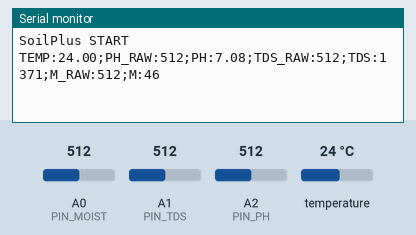
Simulated run of this sketch. Board: Arduino Uno, built with avr-gcc and run on an emulated ATmega328P. Shown: the last lines printed to the serial monitor. The test bench sets the inputs (shaded band); at power-on: temperature 24 °C, A0 (PIN_MOIST) = 512, A1 (PIN_TDS) = 512, A2 (PIN_PH) = 512.

Above: at 1.5 s.
1.6 s: temperature set to 12 °C
3.1 s: A0 (PIN_MOIST) set to 716
At 4.2 s:
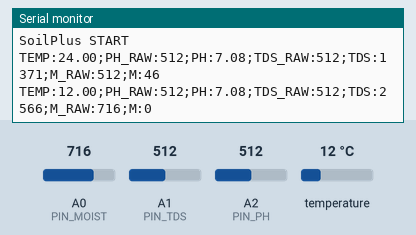
4.6 s: A1 (PIN_TDS) set to 716
6.1 s: A2 (PIN_PH) set to 716
At 7.1 s:
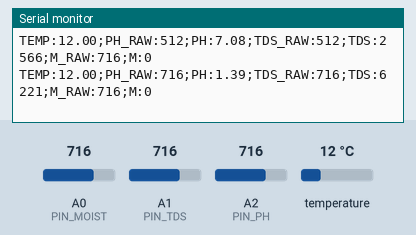
7.6 s: temperature set to 19 °C
9.1 s: A0 (PIN_MOIST) set to 992
At 10.0 s:
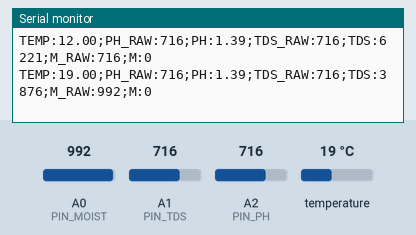
Timing chart, 0 to 11.6 s (numbered marks = the images above; inputs shaded):
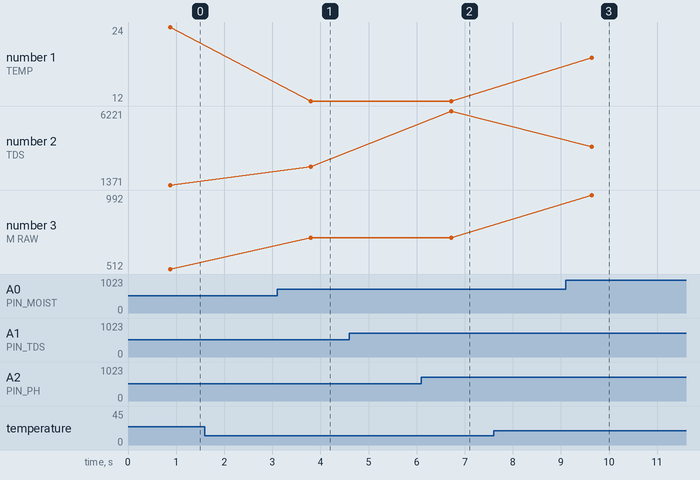

Measured:
- after the input at 3.1 s, the serial monitor: prints a new line after 0.70 s (image 1)
- after the input at 6.1 s, the serial monitor: prints a new line after 0.62 s (image 2)
- after the input at 9.1 s, the serial monitor: prints a new line after 0.54 s (image 3)
- plotted number 3: 512 → 716 after the input at 3.1 s, 716 → 992 after the input at 9.1 s

The sketch:

soilplus_sensor.ino
```cpp
#include <SoftwareSerial.h>
#include <OneWire.h>
#include <DallasTemperature.h>

// ---------- PIN CONFIG ----------
const int PIN_MOIST = A0;   // влажность (аналог)
const int PIN_TDS   = A1;   // TDS модуль (аналог)
const int PIN_PH    = A2;   // pH модуль (аналог)

const int PIN_ONEWIRE = 4;  // DS18B20 DATA -> D4

// Bluetooth: Arduino (D10=RX <- TX модуля), (D11=TX -> RX модуля через делитель/резистор)
SoftwareSerial bt(10, 11); // RX, TX

OneWire oneWire(PIN_ONEWIRE);
DallasTemperature tempSensors(&oneWire);

// ---------- TUNING / CALIBRATION ----------
// Влажность: подстрой под себя (сухо/вода). Сейчас примерные значения.
int MOIST_DRY = 650;   // сырой ADC в сухом воздухе/сухой почве
int MOIST_WET = 350;   // сырой ADC во влажной среде/почти в воде

// TDS: коэффициент калибровки (под свой модуль и питание)
// Если TDS слишком большой/маленький — корректируй TDS_K.
float TDS_K = 1.0;     // множитель калибровки

// pH: без буферов точный pH не получить. Пока выводим RAW и "примерный pH" по грубой линии.
// Чтобы было по-взрослому — позже калибруем по 2 точкам (pH 4 и pH 7).
float PH_SLOPE = -5.7;  // грубая оценка, поменяешь после калибровки
float PH_OFFSET = 21.34;

// ---------- HELPERS ----------
int analogReadStable(int pin, int samples = 10) {
  // 1) "прогрев" АЦП после переключения канала (убирает часть скачков)
  (void)analogRead(pin);
  delay(2);

  long sum = 0;
  for (int i = 0; i < samples; i++) {
    sum += analogRead(pin);
    delay(2);
  }
  return (int)(sum / samples);
}

int clampInt(int v, int lo, int hi) {
  if (v < lo) return lo;
  if (v > hi) return hi;
  return v;
}

int mapMoistPercent(int raw) {
  // Чем меньше raw у ёмкостного датчика — тем влажнее (обычно так)
  int pct = (int)( ( (float)(MOIST_DRY - raw) / (float)(MOIST_DRY - MOIST_WET) ) * 100.0 );
  return clampInt(pct, 0, 100);
}

float adcToVoltage(int raw) {
  // Arduino UNO: 10-bit ADC, опорное обычно 5.0V (по USB может быть 4.6-5.1)
  // Для более точного — измерь реальное 5V мультиметром и подставь вместо 5.0
  return (raw * 5.0) / 1023.0;
}

float calcTdsPpm(int rawTds, float tempC) {
  // Много модулей TDS дают аналог, который зависит от температуры.
  // Ниже — распространённая формула из типовых примеров (не идеальна, но рабочая для прототипа).
  float voltage = adcToVoltage(rawTds);

  // Температурная компенсация (25°C базовая)
  float compensationCoefficient = 1.0 + 0.02 * (tempC - 25.0);
  float compensationVoltage = voltage / compensationCoefficient;

  // Полиномиальная аппроксимация (часто встречается для Gravity TDS)
  float tds = (133.42 * compensationVoltage * compensationVoltage * compensationVoltage
             - 255.86 * compensationVoltage * compensationVoltage
             + 857.39 * compensationVoltage) * 0.5;

  if (tds < 0) tds = 0;
  return tds * TDS_K;
}

float calcPhApprox(int rawPh) {
  // Грубая оценка, если вдруг нужно "pH:" показывать.
  // Без калибровки буферами это будет НЕТОЧНО — но как демо для конкурса пойдёт.
  float v = adcToVoltage(rawPh);
  float ph = PH_SLOPE * v + PH_OFFSET;
  return ph;
}

// ---------- SETUP ----------
void setup() {
  Serial.begin(9600);
  bt.begin(9600);

  tempSensors.begin();

  Serial.println("SoilPlus START");
  bt.println("SoilPlus START");
}

// ---------- LOOP ----------
void loop() {
  // 1) Температура
  tempSensors.requestTemperatures();
  float tC = tempSensors.getTempCByIndex(0);
  // Если датчик не найден, DallasTemperature часто даёт -127
  bool tempOk = (tC > -100 && tC < 125);

  // 2) Аналоговые датчики (с усреднением)
  int rawMoist = analogReadStable(PIN_MOIST, 12);
  int rawTds   = analogReadStable(PIN_TDS,   12);
  int rawPh    = analogReadStable(PIN_PH,    12);

  int moistPct = mapMoistPercent(rawMoist);

  float tdsPpm = calcTdsPpm(rawTds, tempOk ? tC : 25.0);
  float phApprox = calcPhApprox(rawPh);

  // 3) Формируем строку
  // RAW значения оставляем — это важно для демонстрации/калибровки
  String line = "";
  line += "TEMP:";
  line += (tempOk ? String(tC, 2) : String("NA"));
  line += ";PH_RAW:";
  line += String(rawPh);
  line += ";PH:";
  line += String(phApprox, 2);
  line += ";TDS_RAW:";
  line += String(rawTds);
  line += ";TDS:";
  line += String((int)tdsPpm);
  line += ";M_RAW:";
  line += String(rawMoist);
  line += ";M:";
  line += String(moistPct);

  // 4) Отправляем в USB Serial и Bluetooth
  Serial.println(line);
  bt.println(line);

  delay(2000);
}
```
